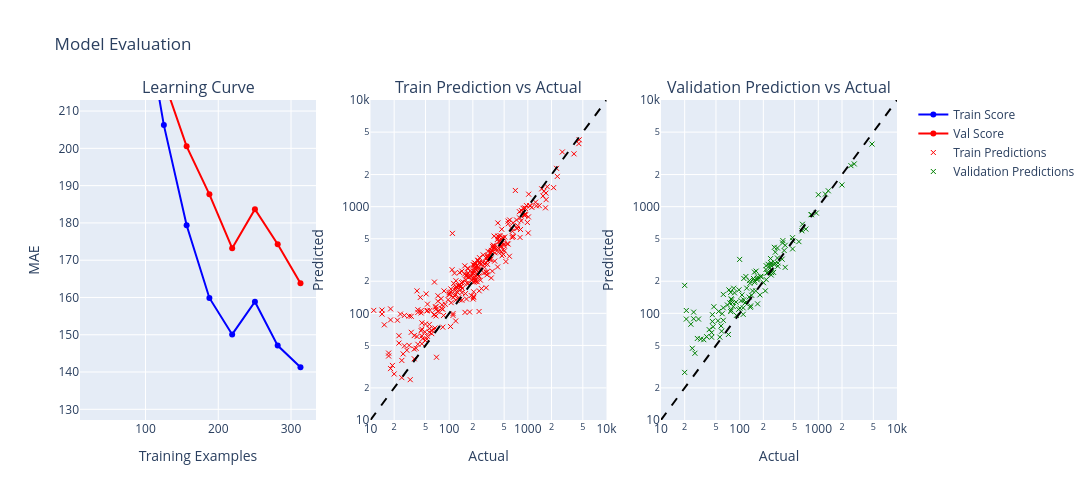

Notebook code for this chart:
### Code cell
plotting_pred_vs_actual_LC(pipeline1, X_train_ride_1, y_train_ride_1, X_val_ride_1, y_val_ride_1, X_train_ride_T1, X_val_ride_T1)
